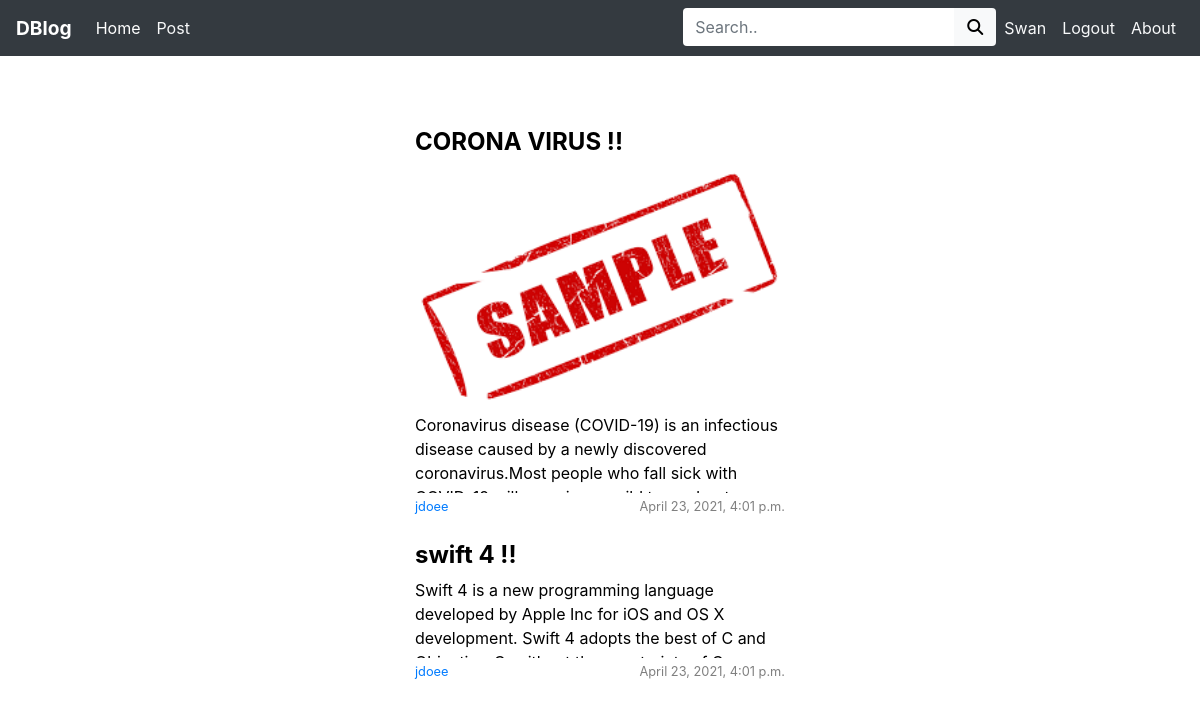
Before: /home/ (signed in) with the older database file.
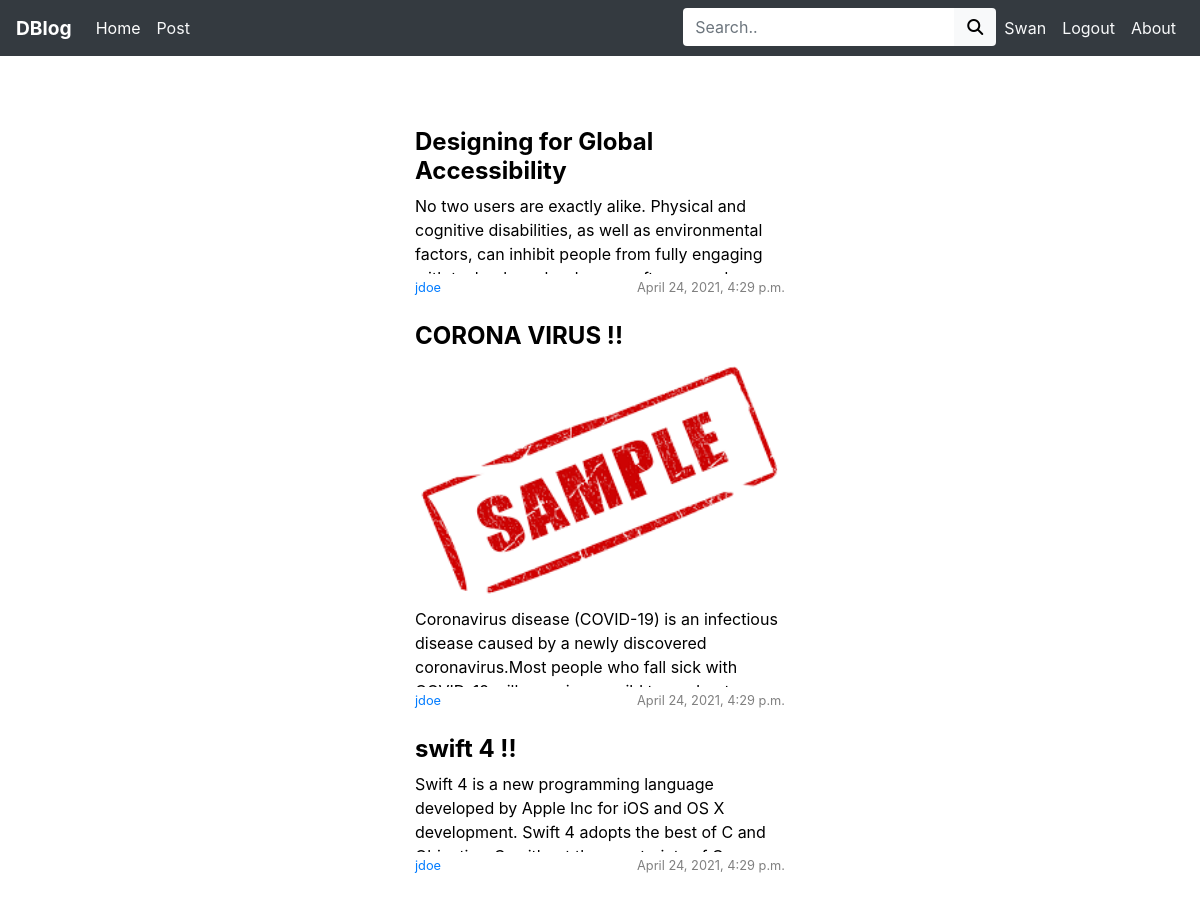
After: the same page with the newer database file.
### blogApp2/models.py (models this page shows, shortened)
class blogpost(models.Model):
    title = models.CharField(max_length=256)
    content = models.CharField(max_length=1000)
    author = models.CharField(max_length=256)
    pic = models.ImageField(upload_to='media', blank=True)
    tags = models.CharField(max_length=256, blank=True)
    time = models.DateTimeField(auto_now=True, auto_now_add=False)

### blogApp2/views.py (the view, shortened to what this page needs)
# urls.py: 2. Add a URL to urlpatterns:  path('', views.home, name='home')
@login_required
def home(request):
    if request.user.is_authenticated:
        profile_obj = profile.objects.filter(username=request.user)
        posts = blogpost.objects.all().order_by("time").reverse()
        return render(request, 'home.html', context={'profile': profile_obj, 'posts': posts})

### template/home.html (shortened to what this page needs)
{% load static %}
<!doctype html>
<!doctype html>
<html lang="en">
  <head>
    <link rel="stylesheet" href="https://maxcdn.bootstrapcdn.com/bootstrap/4.0.0/css/bootstrap.min.css">
  </head>
  <body>
    <nav class="navbar navbar-expand-lg navbar-dark bg-dark">
      <a class="navbar-brand font-weight-bold" href="#" style="font-size: larger;">DBlog</a>
      <div class="collapse navbar-collapse" id="navbarNav">
        <ul class="navbar-nav" >
          <li class="nav-item active" >
            <a class="nav-link "  href="{% url 'home'  %}">Home </a>
          </li>
            <li class="nav-items ">
                <a class="nav-link text-light" href="{% url 'post_blog'  %}">Post</a>
            </li>
          </ul>
            <ul class="navbar-nav ml-auto">
              <form action="" method="post">
                <div class="input-group d-flex ">
                    <input type="search" class="form-control  border-0 "  placeholder="Search.." name="search"/>
                  <div class="input-group-append">
                  <button type="submit" class="btn bg-light">
                    <i class="fas fa-search"></i>
                  </button>
                </div>
                </div>
              </form>
                <li class="nav-items ">
                    <a class="nav-link text-light" href="{% url 'profile'  %}">{{request.user|title}}</a>
                </li>
                <li class="nav-items ">
                    <a href="{% url 'logout' %}" class="nav-link text-light">Logout</a>
                </li>
                <li class="nav-items">
                    <a class="nav-link text-light" href="#" >About</a>
                </li>
              </ul>
            </div>
          </nav>
    <br>
    <br>
<br>
<div class="container justify-content-md-center border-dark col-md-4  ">
  <div class="post-container ">
    {% for i in posts %}
     <div class="post ">
      <div class="card border-0 ">
        <a href="{% url 'view_blog' i.title i.author  %}" style="text-decoration: none;color:black">
            <div class="card-item">
            <h4><b>{{i.title}}</b></h4>
            {% if i.pic %}
           <img src="{{i.pic.url}}" class="img-fluid" width="100%">
           {% endif %}
           <div class="" style="height: 80px;overflow: hidden;">
            <p>{{i.content}}</p>
        </div>
        <a href="{% url 'user_accounts' i.author %}"><small>{{i.author}}</small></a>
            <div style="float: right;color:#808080">
              <small>{{i.time}}</small>
        </div>
        </div>
        </a>
      </div>
     </div>
        <br>
        {% endfor %}
  </div>
  </body>
</html>

Changed rows visible on the page:
added blogpost: title "Designing for Global Accessibility", content "No two users are exactly alike. Physical and cognitive disabilities, as well as environmental factors, can inhibit people from fully engaging…", author "jdoe", time "April 24, 2021, 4:29 p.m."
changed blogpost "CORONA VIRUS !!": author "jdoee" → "jdoe"; time "April 23, 2021, 4:01 p.m." → "April 24, 2021, 4:29 p.m."
changed blogpost "swift 4 !!": author "jdoee" → "jdoe"; time "April 23, 2021, 4:01 p.m." → "April 24, 2021, 4:29 p.m."
